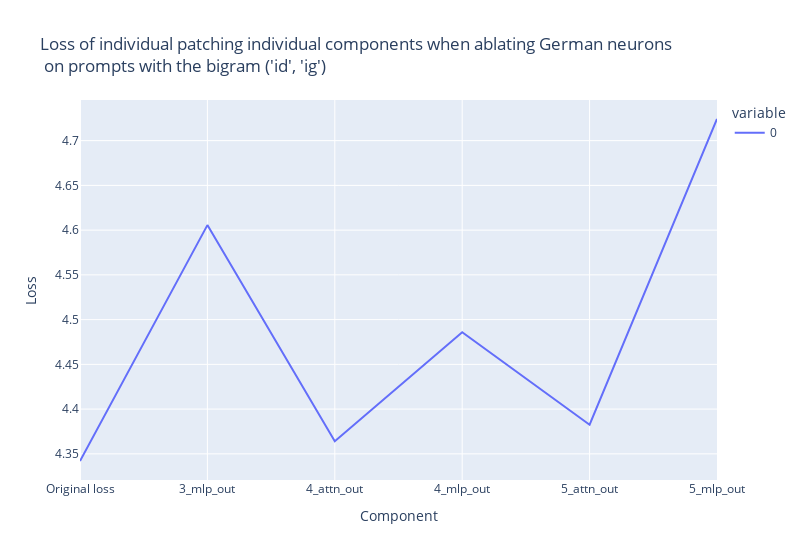
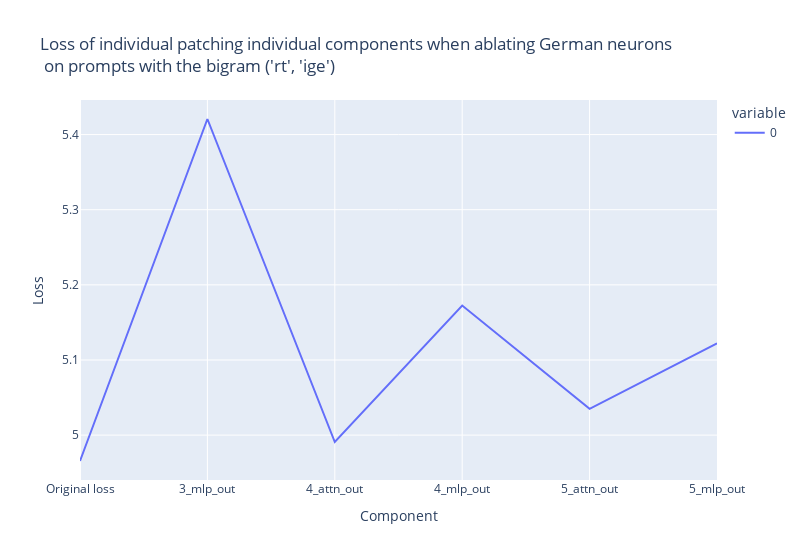
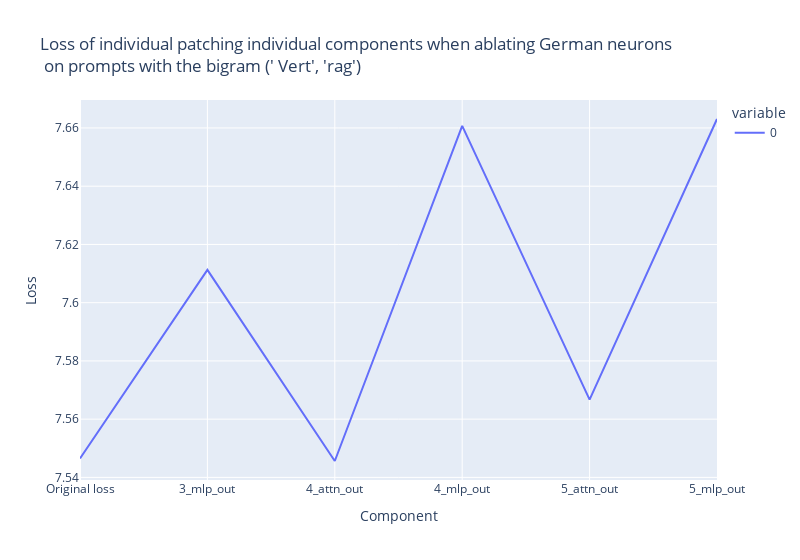
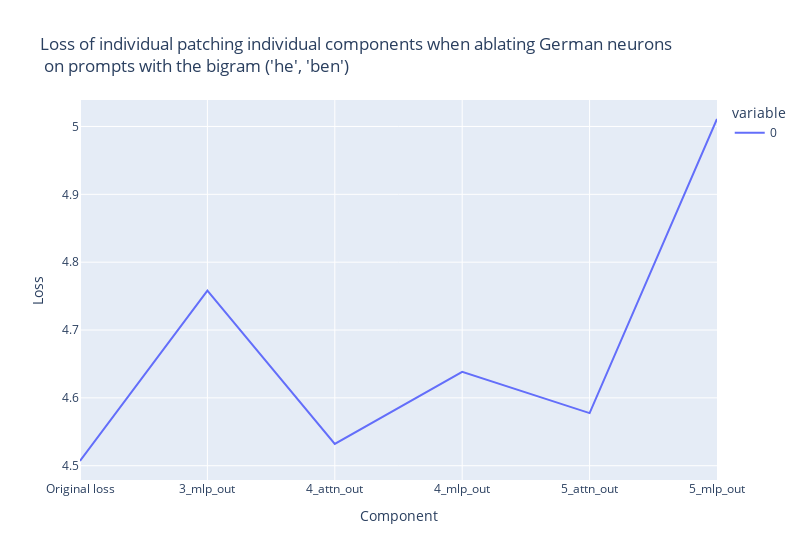

The notebook cell saved with these charts, in order:
### Markdown cell above
- Run model with and without ablating the German neurons, save both clean and ablated activations
- Run model again without ablation
- Simulate the effect of individual ablated components
- To simulate ablating a component:
    - Before the final layernorm, subtract the cached activation the component from the unablated run
    - Then add the activation of the ablated run
- Then we can compute the effect of running a component with corrupted activations without letting its output affect later components
- However, the cached ablated activations of later components will still be influenced by earlier components
    - [ ] Check if we can improve this by patching in ablated MLP and unablated earlier component residual stream contributions, then running the later component
    - [ ] Check patching library

### Code cell
# Indirect effect of ablating the context neurons
# Logit attribution of later components when ablating the context neuron
# Not sure how clean this is - e.g. layer 5 MLP will get the accumulated effects of all previous layers from ablating the context neuron
component_names = ['embed', '0_attn_out', '0_mlp_out', '1_attn_out', '1_mlp_out', '2_attn_out', '2_mlp_out', '3_attn_out', '3_mlp_out', '4_attn_out', '4_mlp_out', '5_attn_out', '5_mlp_out']

def ablate_german_neurons_hook(value, hook):
    layer = hook.layer()
    neurons_for_layer = german_neurons_by_layer[layer]
    value[:, :, neurons_for_layer] = german_mean_low_activations[layer][neurons_for_layer].cuda()
    return value
mlp_pattern = lambda name: name.endswith("mlp.hook_post")
fwd_hooks=[(mlp_pattern, ablate_german_neurons_hook)]

for key, value in prompts.items():
    # Go through components after MLP3, which contains the first German contextual neuron
    components = []
    losses = []
    for later_component in range(8, 13):
        print(f"Component: {component_names[later_component]}")
        layer = 3
        original_loss, patched_loss = haystack_utils.get_direct_loss_increase_for_component(value, model, fwd_hooks, patched_component=later_component, crop_context_end=500)
        if len(losses) == 0:
            components.append("Original loss")
            losses.append(original_loss)
        components.append(component_names[later_component])
        losses.append(patched_loss)

    percent_increase = ((np.array(losses) - losses[0]) / losses[0]) * 100

    haystack_utils.line(losses, xlabel="Component", ylabel="Loss", title=f"Loss of individual patching individual components when ablating German neurons <br> on prompts with the bigram {key}", xticks=components, width=800, hover_data=percent_increase.tolist())

### Figure 1 — Plotly figure (JSON) as saved in the notebook; plotly's stock layout.template omitted (floating-point values rounded to 4 significant figures)
{"data": [{"customdata": [0, 6.071, 0.5112, 3.313, 0.934, 8.802], "hovertemplate": "Loss: %{y:.4f} (+%{customdata:.2f}%)", "legendgroup": "0", "line": {"color": "#636efa", "dash": "solid"}, "marker": {"symbol": "circle"}, "mode": "lines", "name": "0", "orientation": "v", "showlegend": true, "type": "scatter", "x": [0, 1, 2, 3, 4, 5], "xaxis": "x", "y": [4.342, 4.606, 4.364, 4.486, 4.383, 4.724], "yaxis": "y"}], "layout": {"legend": {"title": {"text": "variable"}, "tracegroupgap": 0}, "title": {"text": "Loss of individual patching individual components when ablating German neurons <br> on prompts with the bigram ('id', 'ig')"}, "width": 800, "xaxis": {"anchor": "y", "domain": [0, 1], "tickmode": "array", "ticktext": ["Original loss", "3_mlp_out", "4_attn_out", "4_mlp_out", "5_attn_out", "5_mlp_out"], "tickvals": [0, 1, 2, 3, 4, 5], "title": {"text": "Component"}}, "yaxis": {"anchor": "x", "domain": [0, 1], "title": {"text": "Loss"}}}}

### Figure 2 — Plotly figure (JSON) as saved in the notebook; plotly's stock layout.template omitted (floating-point values rounded to 4 significant figures)
{"data": [{"customdata": [0, 9.167, 0.5093, 4.166, 1.4, 3.153], "hovertemplate": "Loss: %{y:.4f} (+%{customdata:.2f}%)", "legendgroup": "0", "line": {"color": "#636efa", "dash": "solid"}, "marker": {"symbol": "circle"}, "mode": "lines", "name": "0", "orientation": "v", "showlegend": true, "type": "scatter", "x": [0, 1, 2, 3, 4, 5], "xaxis": "x", "y": [4.966, 5.421, 4.991, 5.172, 5.035, 5.122], "yaxis": "y"}], "layout": {"legend": {"title": {"text": "variable"}, "tracegroupgap": 0}, "title": {"text": "Loss of individual patching individual components when ablating German neurons <br> on prompts with the bigram ('rt', 'ige')"}, "width": 800, "xaxis": {"anchor": "y", "domain": [0, 1], "tickmode": "array", "ticktext": ["Original loss", "3_mlp_out", "4_attn_out", "4_mlp_out", "5_attn_out", "5_mlp_out"], "tickvals": [0, 1, 2, 3, 4, 5], "title": {"text": "Component"}}, "yaxis": {"anchor": "x", "domain": [0, 1], "title": {"text": "Loss"}}}}

### Figure 3 — Plotly figure (JSON) as saved in the notebook; plotly's stock layout.template omitted (floating-point values rounded to 4 significant figures)
{"data": [{"customdata": [0, 0.8582, -0.0115, 1.513, 0.2675, 1.545], "hovertemplate": "Loss: %{y:.4f} (+%{customdata:.2f}%)", "legendgroup": "0", "line": {"color": "#636efa", "dash": "solid"}, "marker": {"symbol": "circle"}, "mode": "lines", "name": "0", "orientation": "v", "showlegend": true, "type": "scatter", "x": [0, 1, 2, 3, 4, 5], "xaxis": "x", "y": [7.546, 7.611, 7.546, 7.661, 7.567, 7.663], "yaxis": "y"}], "layout": {"legend": {"title": {"text": "variable"}, "tracegroupgap": 0}, "title": {"text": "Loss of individual patching individual components when ablating German neurons <br> on prompts with the bigram (' Vert', 'rag')"}, "width": 800, "xaxis": {"anchor": "y", "domain": [0, 1], "tickmode": "array", "ticktext": ["Original loss", "3_mlp_out", "4_attn_out", "4_mlp_out", "5_attn_out", "5_mlp_out"], "tickvals": [0, 1, 2, 3, 4, 5], "title": {"text": "Component"}}, "yaxis": {"anchor": "x", "domain": [0, 1], "title": {"text": "Loss"}}}}

### Figure 4 — Plotly figure (JSON) as saved in the notebook; plotly's stock layout.template omitted (floating-point values rounded to 4 significant figures)
{"data": [{"customdata": [0, 5.571, 0.5591, 2.918, 1.567, 11.18], "hovertemplate": "Loss: %{y:.4f} (+%{customdata:.2f}%)", "legendgroup": "0", "line": {"color": "#636efa", "dash": "solid"}, "marker": {"symbol": "circle"}, "mode": "lines", "name": "0", "orientation": "v", "showlegend": true, "type": "scatter", "x": [0, 1, 2, 3, 4, 5], "xaxis": "x", "y": [4.507, 4.758, 4.532, 4.638, 4.578, 5.011], "yaxis": "y"}], "layout": {"legend": {"title": {"text": "variable"}, "tracegroupgap": 0}, "title": {"text": "Loss of individual patching individual components when ablating German neurons <br> on prompts with the bigram ('he', 'ben')"}, "width": 800, "xaxis": {"anchor": "y", "domain": [0, 1], "tickmode": "array", "ticktext": ["Original loss", "3_mlp_out", "4_attn_out", "4_mlp_out", "5_attn_out", "5_mlp_out"], "tickvals": [0, 1, 2, 3, 4, 5], "title": {"text": "Component"}}, "yaxis": {"anchor": "x", "domain": [0, 1], "title": {"text": "Loss"}}}}
